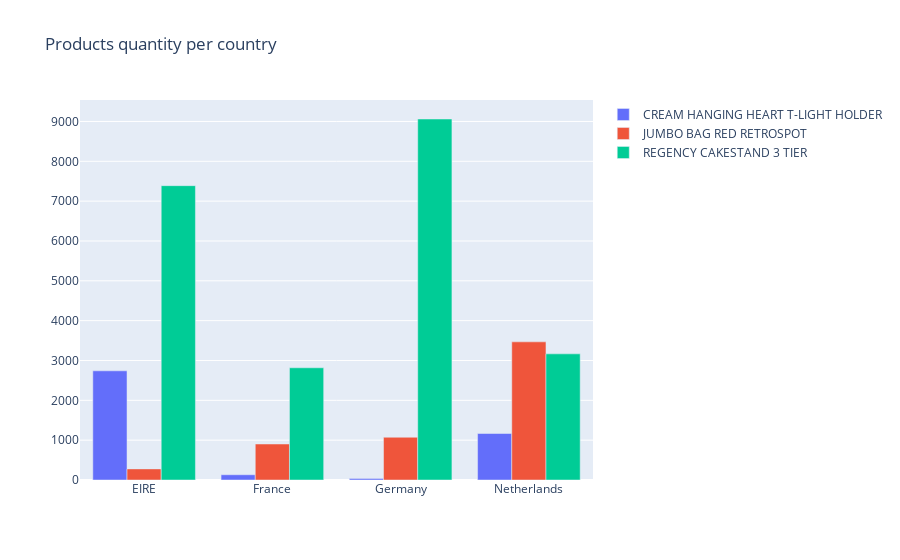

Notebook code for this chart:
### Markdown cell above
##### df

### Code cell
# Traces
trace0 = go.Bar(x=rvn_country.index, y=rvn_country["CREAM HANGING HEART T-LIGHT HOLDER"],
                name='CREAM HANGING HEART T-LIGHT HOLDER')
trace1 = go.Bar(x=rvn_country.index, y=rvn_country["JUMBO BAG RED RETROSPOT"], 
                name = 'JUMBO BAG RED RETROSPOT')
trace2 = go.Bar(x=rvn_country.index, y=rvn_country["REGENCY CAKESTAND 3 TIER"], 
                name ="REGENCY CAKESTAND 3 TIER" )
# Layout
layout = go.Layout(title ='Products quantity per country')

traces = [trace0, trace1, trace2]
# Plot
py.iplot(go.Figure(data=traces, layout=layout));

### Figure 1 — Plotly figure (JSON) as saved in the notebook; plotly's stock layout.template omitted (floating-point values rounded to 4 significant figures)
{"data": [{"name": "CREAM HANGING HEART T-LIGHT HOLDER", "type": "bar", "x": ["EIRE", "France", "Germany", "Netherlands"], "y": [2741.0, 131.8, 35.4, 1167]}, {"name": "JUMBO BAG RED RETROSPOT", "type": "bar", "x": ["EIRE", "France", "Germany", "Netherlands"], "y": [278.7, 903.4, 1073.0, 3468]}, {"name": "REGENCY CAKESTAND 3 TIER", "type": "bar", "x": ["EIRE", "France", "Germany", "Netherlands"], "y": [7389.0, 2817.0, 9062.0, 3166.0]}], "layout": {"title": {"text": "Products quantity per country"}}}
